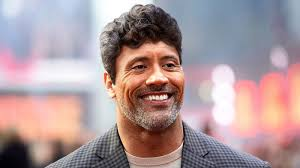
#> input picture dwane2.jpg, 300 x 168 px
$ python face_detector.py
#> lines starting #> are read from the running program, lines starting #| are printed output that depends on the picture; after the words box and inside, x2 and y2 are one past the last pixel; in counts of white or black regions, pixels touching at a corner belong together
import cv2

face_cascade = cv2.CascadeClassifier("haarcascade_frontalface_default.xml")

img = cv2.imread("dwane2.jpg")
#> img is the input picture: shape (168, 300, 3); mean B, G, R 154.2, 151.5, 173.2

gray_img = cv2.cvtColor(img,cv2.COLOR_BGR2GRAY)
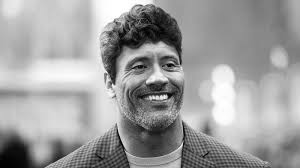
#> gray_img: shape (168, 300); min 1, max 255, mean 158.3

faces = face_cascade.detectMultiScale(gray_img, scaleFactor=1.05, minNeighbors=5)
#> faces = [[110, 30, 89, 89]]

print(faces)
#| [[110  30  89  89]]
print(type(faces))
#| <class 'numpy.ndarray'>

for x, y, w, h in faces:
    img = cv2.rectangle(img, (x, y), (x+w,  y+h), (255, 0, 0), 3)
#> this loop made 1 pass
#> pass 1, `img = cv2.rectangle(img, (x, y), (x+w,  y+h), (255, 0, 0), 3)`:
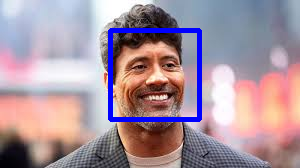
#> img: shape (168, 300, 3); 3.51% of pixels changed, all inside (x1, y1, x2, y2) = (108, 28, 202, 122)

resized_image = cv2.resize(img, (int(img.shape[0]/2), int(img.shape[1]/2)))
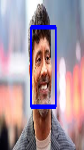
#> resized_image: shape (150, 84, 3); mean B, G, R 159.1, 146, 167

cv2.imshow("Ma Guy", resized_image)

cv2.waitKey(0)

cv2.destroyAllWindows()

$ run again, with dwane3.jpg copied over dwane2.jpg
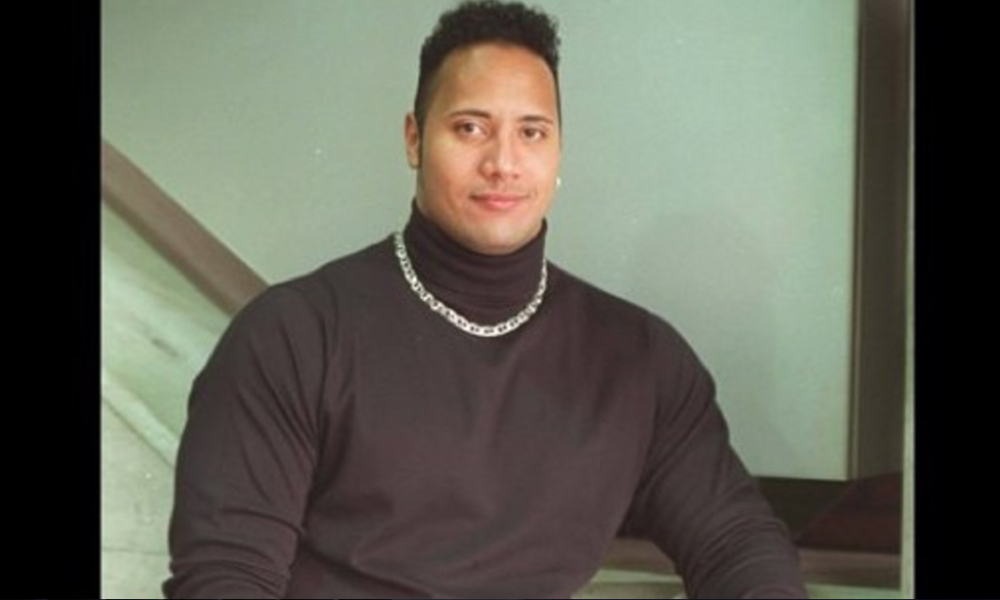
#> input picture dwane3.jpg, 1000 x 600 px
#> img is the input picture: shape (600, 1000, 3); mean B, G, R 84.9, 96.4, 95.8
#> `gray_img = cv2.cvtColor(img,cv2.COLOR_BGR2GRAY)`:
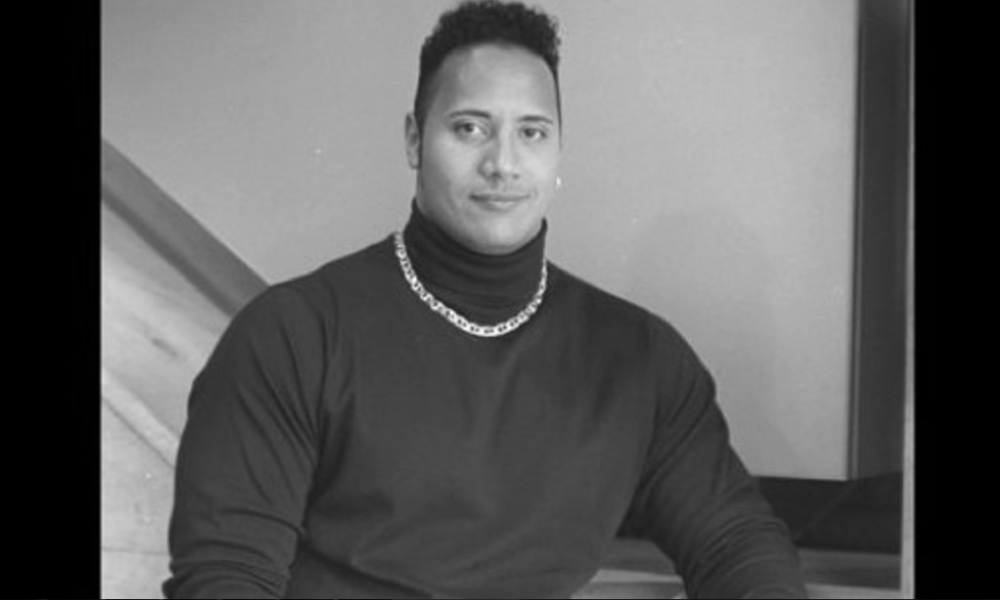
#> gray_img: shape (600, 1000); min 0, max 253, mean 94.9
#> faces = [[417, 65, 166, 166]]
#| [[417  65 166 166]]
#| <class 'numpy.ndarray'>
#> the loop `for x, y, w, h in faces:` made 1 pass
#> `resized_image = cv2.resize(img, (int(img.shape[0]/2), int(img.shape[1]..`:
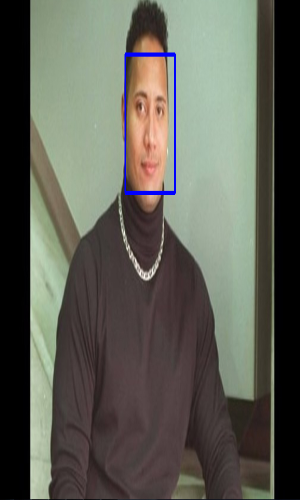
#> resized_image: shape (500, 300, 3); mean B, G, R 85.7, 95.5, 94.8

$ run again, with dwane.jpg copied over dwane2.jpg
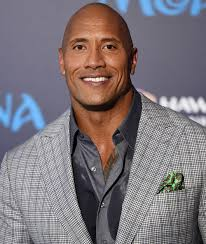
#> input picture dwane.jpg, 206 x 244 px
#> img is the input picture: shape (244, 206, 3); mean B, G, R 122.4, 117.1, 125
#> `gray_img = cv2.cvtColor(img,cv2.COLOR_BGR2GRAY)`:
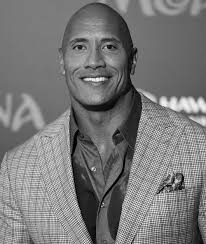
#> gray_img: shape (244, 206); min 0, max 252, mean 120.1
#> faces = [[59, 18, 74, 74]]
#| [[59 18 74 74]]
#| <class 'numpy.ndarray'>
#> the loop `for x, y, w, h in faces:` made 1 pass
#> `resized_image = cv2.resize(img, (int(img.shape[0]/2), int(img.shape[1]..`:
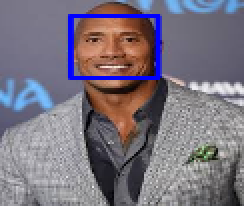
#> resized_image: shape (103, 122, 3) (shown 2 times larger); mean B, G, R 127, 114.4, 121.5
